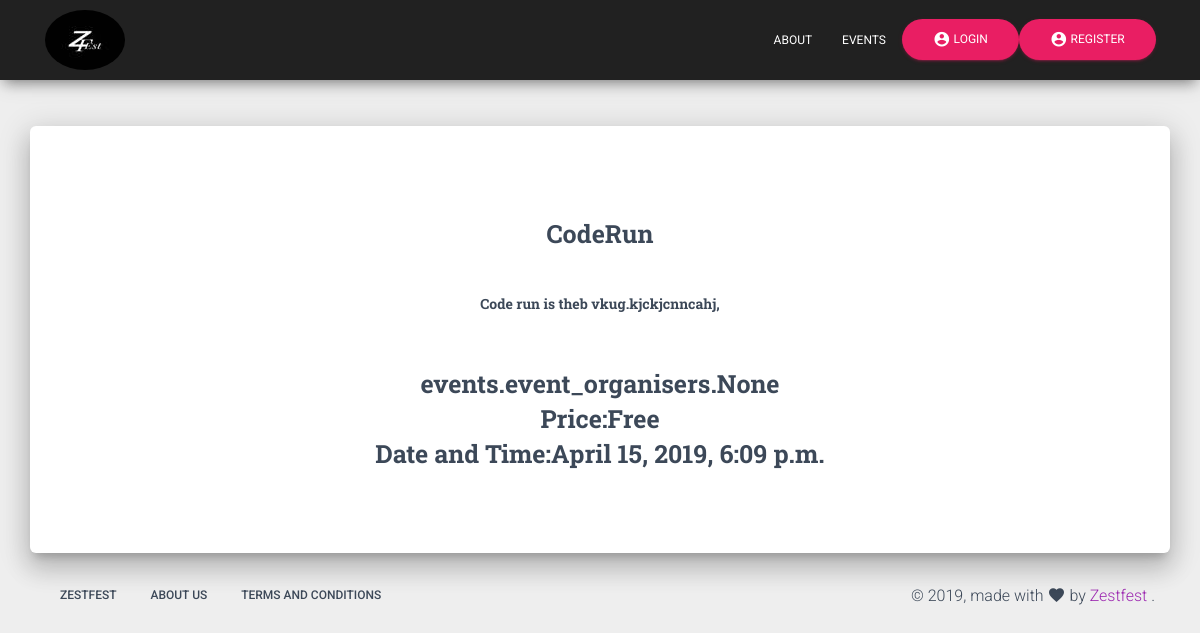
Page /events/deatilevent/CodeRun on the committed database.
### events/models.py (models this page shows)
class event(models.Model):
    name = models.CharField(max_length=100)
    detail=models.TextField()
    event_organisers = models.ManyToManyField('event_organisers',blank=True)
    image=models.FileField(null=True,blank=True,upload_to="static/events/images")
    price = models.CharField(max_length=10,default = 'Free')
    date_time = models.DateTimeField(null=True)
    def __str__(self):
        return self.name

### events/views.py (the view)
# urls.py: path("deatilevent/<str:name>",views.eventdetail,name="detailevent"),
def eventdetail(request,name):
    detail = event.objects.filter(name=name)
    print(detail)
    return render(request,'events/eventdetail.html',{'detail':detail})

### events/templates/events/eventdetail.html
{% extends 'comman.html' %}
{% load static %}
{% block content %}
<br/><br/><br/><br/><br/><br/><br/>
<div class="main main-raised">
    <div class="container">
      <div class="section text-center">
        <div class="row">
          <div class="col-md-8 ml-auto mr-auto">
{% for detail in detail %}
    <h3 class="card-title text-center">{{ detail.name }}<br/><br>
   {{ detail.detail|linebreaks }}<br/>
   {{ detail.event_organisers }}<br/>
   Price:{{ detail.price }}<br/>
   Date and Time:{{ detail.date_time }}</h3>
 {% endfor %}
    </div>
          </div>
        </div>
      </div>
    </div>
{% endblock %}

### rows in the picture
event: name "CodeRun", detail "Code run is theb vkug.kjckjcnncahj,", event_organisers "events.event_organisers.None", price "Free", date_time "April 15, 2019, 6:09 p.m."
